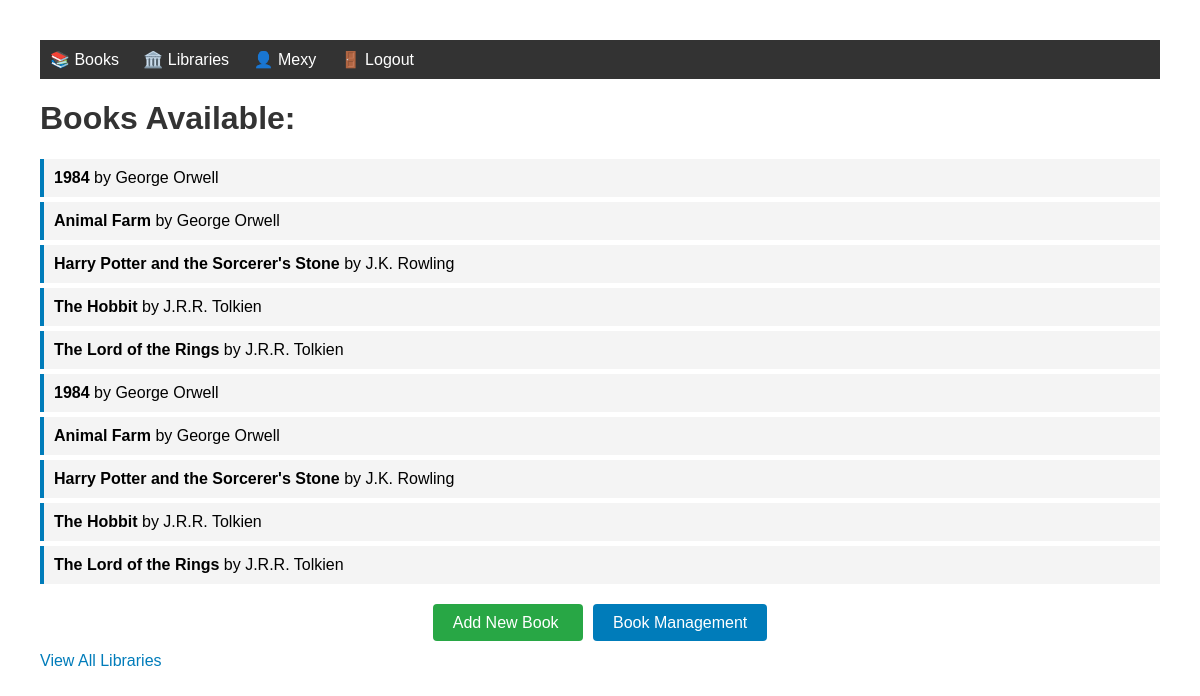
The page /relationship/books/ (signed in) on the database its author committed.
### relationship_app/models.py (models this page shows, shortened)
class Book(models.Model):
    title = models.CharField(max_length=200)
    author = models.ForeignKey(Author, on_delete=models.CASCADE, related_name='books')
    class Meta:
        permissions = [
            ("can_add_book", "Can add book"),
            ("can_change_book", "Can change book"),
            ("can_delete_book", "Can delete book"),
        ]

class Author(models.Model):
    name = models.CharField(max_length=100)

### relationship_app/views.py (the view)
# urls.py: path('books/', views.list_books, name='list_books'),
def list_books(request):
    books = Book.objects.all().select_related('author')
    return render(request, 'relationship_app/list_books.html', {
        'books': books,
        'can_add_book': request.user.has_perm('relationship_app.can_add_book')
    })

### relationship_app/templates/relationship_app/list_books.html (shortened to what this page needs)
<!DOCTYPE html>
<html lang="en">
<head>
</head>
<body>
   <nav style="background: #333; padding: 10px; margin-bottom: 20px;">
    <div style="max-width: 1200px; margin: 0 auto;">
        <a href="{% url 'relationship_app:list_books' %}" style="color: white; text-decoration: none; margin-right: 20px;">📚 Books</a>
        <a href="{% url 'relationship_app:library_list' %}" style="color: white; text-decoration: none; margin-right: 20px;">🏛️ Libraries</a>
        {% if user.is_authenticated %}
            <a href="{% url 'relationship_app:profile' %}" style="color: white; text-decoration: none; margin-right: 20px;">👤 {{ user.username }}</a>
            <a href="{% url 'relationship_app:logout' %}" style="color: white; text-decoration: none; margin-right: 20px;">🚪 Logout</a>
        {% else %}
            <a href="{% url 'relationship_app:login' %}" style="color: white; text-decoration: none; margin-right: 20px;">🔑 Login</a>
            <a href="{% url 'relationship_app:register' %}" style="color: white; text-decoration: none; margin-right: 20px;">📝 Register</a>
        {% endif %}
    </div>
</nav>
    <h1>Books Available:</h1>
    <ul>
        {% for book in books %}
        <li><strong>{{ book.title }}</strong> by {{ book.author.name }}</li>
        {% empty %}
        <li>No books available.</li>
        {% endfor %}
    </ul>
    {% if user.is_authenticated and can_add_book %}
<div style="margin-top: 30px; text-align: center;">
    <a href="{% url 'relationship_app:add_book' %}" style="background: #28a745; color: white; padding: 10px 20px; text-decoration: none; border-radius: 4px; margin-right: 10px;">
        Add New Book
    </a>
    <a href="{% url 'relationship_app:book_management' %}" style="background: #007cba; color: white; padding: 10px 20px; text-decoration: none; border-radius: 4px;">
        Book Management
    </a>
</div>
{% endif %}
    <div style="margin-top: 20px;">
        <a href="{% url 'relationship_app:library_list' %}">View All Libraries</a>
    </div>
</body>
</html>

### relationship_app/templates/relationship_app/list_books.html (style rules this page uses)
body { font-family: Arial, sans-serif; margin: 40px; }
h1 { color: #333; }
ul { list-style-type: none; padding: 0; }
li { background: #f4f4f4; margin: 5px 0; padding: 10px; border-left: 4px solid #007cba; }
a { color: #007cba; text-decoration: none; }

### rows shown on the page
Book: title "1984", author.name "George Orwell"
Book: title "Animal Farm", author.name "George Orwell"
Book: title "Harry Potter and the Sorcerer's Stone", author.name "J.K. Rowling"
Book: title "The Hobbit", author.name "J.R.R. Tolkien"
Book: title "The Lord of the Rings", author.name "J.R.R. Tolkien"
Book: title "1984", author.name "George Orwell"
Book: title "Animal Farm", author.name "George Orwell"
Book: title "Harry Potter and the Sorcerer's Stone", author.name "J.K. Rowling"
Book: title "The Hobbit", author.name "J.R.R. Tolkien"
Book: title "The Lord of the Rings", author.name "J.R.R. Tolkien"

### other values the page prints
{{ user.username }} "Mexy"
